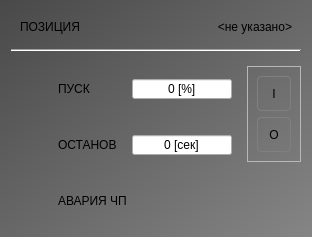
<?xml version="1.0" encoding="UTF-8"?>
<ui version="4.0">
 <class>SIEVER</class>
 <widget class="QDialog" name="SIEVER">
  <property name="geometry">
   <rect>
    <x>0</x>
    <y>0</y>
    <width>312</width>
    <height>236</height>
   </rect>
  </property>
  <property name="windowTitle">
   <string>ВИБРО-СИТО</string>
  </property>
  <property name="styleSheet">
   <string notr="true">#centralwidget,#SIEVER
{
	background-color: qlineargradient(spread:pad, x1:0, y1:0, x2:1, y2:1, stop:0 rgba(73, 73, 73, 255), stop:1 rgba(133, 133, 133, 255));
}
QAbstractButton:flat
{
	border: 1px solid gray;
	border-radius: 4px;
}
QAbstractButton:flat:pressed
{
	background-color: green;
}
QAbstractButton:flat[style=&quot;open&quot;]
{
	image: url(:/concrete/stop.png);
}
QAbstractButton:flat:pressed[style=&quot;open&quot;]
{
	image: url(:/concrete/down.png);
}
QAbstractButton:flat:checked[style=&quot;open&quot;]
{
	image: url(:/concrete/down.png);
}
QLabel[style=&quot;huge&quot;]
{
	font-size: 20pt;
	font-weight: bold;
	color: white;
}
QLabel[style=&quot;gigantic&quot;]
{
	font-size: 32pt;
	font-weight: bold;
	color: white;
}

QLabel[style=&quot;badge&quot;]
{
	border: 1px solid red;
	background-color: rgba(0,0,0,100);
	color: white;
	border-radius: 4px;
}
QLabel[style=&quot;vodoley-status&quot;]
{
	border: none;
	background-color: rgb(98, 160, 234);
	color: white;
	border-radius: 4px;
	font-weight: bold;
	font-size: 9pt;
	padding: 8px;
}
QLabel[style='hint']
{
	color: lightGray;
	font-weight: bold;
	font-size: 10pt;
}
QLabel[style='tips']
{
	color: lightGray;
	font-size: 7pt;
}
QLabel[style='sys']
{
	color: yellow;
	font-size: 7pt;
}
QGroupBox[style=&quot;vodoley&quot;]
{
	background-color: rgb(94, 92, 100);
	border: 1px solid gray;
}
QAbstractButton:flat[style=&quot;danger&quot;]
{
	background-color: rgba(224, 27, 36,80);
	color: lightGray;
}
QAbstractButton:flat::checked[style=&quot;danger&quot;]
{
	background-color: rgba(224, 27, 36,255);
	color: white;
}
QAbstractButton:flat[style=&quot;warning&quot;]
{
	background-color: rgba(46, 194, 126,80);
	color: lightGray;
}
QAbstractButton:flat::checked[style=&quot;warning&quot;]
{
	background-color: rgb(46, 194, 126);
	color: white;
}
</string>
  </property>
  <property name="prefix" stdset="0">
   <string>SIEVER</string>
  </property>
  <layout class="QGridLayout" name="gridLayout">
   <item row="1" column="0" colspan="2">
    <widget class="Line" name="line">
     <property name="orientation">
      <enum>Qt::Horizontal</enum>
     </property>
    </widget>
   </item>
   <item row="2" column="1" rowspan="3" alignment="Qt::AlignVCenter">
    <widget class="QFrame" name="console">
     <property name="minimumSize">
      <size>
       <width>54</width>
       <height>96</height>
      </size>
     </property>
     <property name="frameShape">
      <enum>QFrame::StyledPanel</enum>
     </property>
     <layout class="QVBoxLayout" name="verticalLayout_15">
      <item>
       <widget class="QPushButton" name="on">
        <property name="sizePolicy">
         <sizepolicy hsizetype="Minimum" vsizetype="Preferred">
          <horstretch>0</horstretch>
          <verstretch>0</verstretch>
         </sizepolicy>
        </property>
        <property name="cursor">
         <cursorShape>PointingHandCursor</cursorShape>
        </property>
        <property name="text">
         <string>I</string>
        </property>
        <property name="flat">
         <bool>true</bool>
        </property>
        <property name="style" stdset="0">
         <string>warning</string>
        </property>
       </widget>
      </item>
      <item>
       <widget class="QPushButton" name="off">
        <property name="sizePolicy">
         <sizepolicy hsizetype="Minimum" vsizetype="Preferred">
          <horstretch>0</horstretch>
          <verstretch>0</verstretch>
         </sizepolicy>
        </property>
        <property name="cursor">
         <cursorShape>PointingHandCursor</cursorShape>
        </property>
        <property name="text">
         <string>O</string>
        </property>
        <property name="flat">
         <bool>true</bool>
        </property>
        <property name="style" stdset="0">
         <string>danger</string>
        </property>
       </widget>
      </item>
     </layout>
    </widget>
   </item>
   <item row="3" column="0">
    <widget class="QStackedWidget" name="stackedWidget">
     <property name="currentIndex">
      <number>0</number>
     </property>
     <widget class="QWidget" name="stack_1">
      <layout class="QVBoxLayout" name="verticalLayout_2">
       <item>
        <widget class="QWidget" name="row_5" native="true">
         <layout class="QHBoxLayout" name="horizontalLayout_5">
          <property name="leftMargin">
           <number>0</number>
          </property>
          <property name="topMargin">
           <number>0</number>
          </property>
          <property name="rightMargin">
           <number>0</number>
          </property>
          <property name="bottomMargin">
           <number>0</number>
          </property>
          <item>
           <widget class="QLabel" name="icon_sp">
            <property name="minimumSize">
             <size>
              <width>32</width>
              <height>32</height>
             </size>
            </property>
            <property name="maximumSize">
             <size>
              <width>32</width>
              <height>32</height>
             </size>
            </property>
            <property name="text">
             <string/>
            </property>
            <property name="pixmap">
             <pixmap resource="../resources.qrc">:/speed.png</pixmap>
            </property>
            <property name="scaledContents">
             <bool>true</bool>
            </property>
           </widget>
          </item>
          <item>
           <widget class="QLabel" name="hint_sp">
            <property name="text">
             <string>ПУСК</string>
            </property>
            <property name="style" stdset="0">
             <string>hint</string>
            </property>
           </widget>
          </item>
          <item>
           <widget class="QSpinBox" name="sp">
            <property name="minimumSize">
             <size>
              <width>100</width>
              <height>0</height>
             </size>
            </property>
            <property name="maximumSize">
             <size>
              <width>100</width>
              <height>16777215</height>
             </size>
            </property>
            <property name="alignment">
             <set>Qt::AlignCenter</set>
            </property>
            <property name="buttonSymbols">
             <enum>QAbstractSpinBox::NoButtons</enum>
            </property>
            <property name="suffix">
             <string> [%]</string>
            </property>
            <property name="maximum">
             <number>100</number>
            </property>
           </widget>
          </item>
         </layout>
        </widget>
       </item>
      </layout>
     </widget>
     <widget class="QWidget" name="stack_2">
      <layout class="QVBoxLayout" name="verticalLayout">
       <item>
        <widget class="QWidget" name="row_2" native="true">
         <layout class="QHBoxLayout" name="horizontalLayout_2">
          <property name="leftMargin">
           <number>0</number>
          </property>
          <property name="topMargin">
           <number>0</number>
          </property>
          <property name="rightMargin">
           <number>0</number>
          </property>
          <property name="bottomMargin">
           <number>0</number>
          </property>
          <item>
           <widget class="QLabel" name="icon_sp_2">
            <property name="minimumSize">
             <size>
              <width>32</width>
              <height>32</height>
             </size>
            </property>
            <property name="maximumSize">
             <size>
              <width>32</width>
              <height>32</height>
             </size>
            </property>
            <property name="text">
             <string/>
            </property>
            <property name="pixmap">
             <pixmap resource="../resources.qrc">:/strength.png</pixmap>
            </property>
            <property name="scaledContents">
             <bool>true</bool>
            </property>
           </widget>
          </item>
          <item>
           <widget class="QLabel" name="hint_fq">
            <property name="text">
             <string>ВИБРАЦИЯ</string>
            </property>
            <property name="style" stdset="0">
             <string>hint</string>
            </property>
           </widget>
          </item>
          <item alignment="Qt::AlignRight">
           <widget class="QSpinBox" name="fq">
            <property name="minimumSize">
             <size>
              <width>100</width>
              <height>0</height>
             </size>
            </property>
            <property name="maximumSize">
             <size>
              <width>100</width>
              <height>16777215</height>
             </size>
            </property>
            <property name="alignment">
             <set>Qt::AlignCenter</set>
            </property>
            <property name="buttonSymbols">
             <enum>QAbstractSpinBox::NoButtons</enum>
            </property>
            <property name="suffix">
             <string> [%]</string>
            </property>
            <property name="maximum">
             <number>100</number>
            </property>
           </widget>
          </item>
         </layout>
        </widget>
       </item>
      </layout>
     </widget>
    </widget>
   </item>
   <item row="0" column="0" colspan="2">
    <widget class="QWidget" name="row_1" native="true">
     <layout class="QHBoxLayout" name="horizontalLayout">
      <item>
       <widget class="QLabel" name="hint_name">
        <property name="text">
         <string>ПОЗИЦИЯ</string>
        </property>
        <property name="style" stdset="0">
         <string>hint</string>
        </property>
       </widget>
      </item>
      <item>
       <widget class="QLabel" name="name">
        <property name="minimumSize">
         <size>
          <width>100</width>
          <height>0</height>
         </size>
        </property>
        <property name="text">
         <string>&lt;не указано&gt;</string>
        </property>
        <property name="alignment">
         <set>Qt::AlignRight|Qt::AlignTrailing|Qt::AlignVCenter</set>
        </property>
        <property name="style" stdset="0">
         <string>hint</string>
        </property>
       </widget>
      </item>
     </layout>
    </widget>
   </item>
   <item row="5" column="0" colspan="2">
    <widget class="QWidget" name="row_6" native="true">
     <layout class="QHBoxLayout" name="horizontalLayout_4">
      <item>
       <widget class="QLabel" name="fault_fq">
        <property name="minimumSize">
         <size>
          <width>32</width>
          <height>32</height>
         </size>
        </property>
        <property name="maximumSize">
         <size>
          <width>32</width>
          <height>32</height>
         </size>
        </property>
        <property name="text">
         <string/>
        </property>
        <property name="pixmap">
         <pixmap resource="../resources.qrc">:/attention.png</pixmap>
        </property>
        <property name="scaledContents">
         <bool>true</bool>
        </property>
       </widget>
      </item>
      <item>
       <widget class="QLabel" name="hint_fault_fq">
        <property name="text">
         <string>АВАРИЯ ЧП</string>
        </property>
        <property name="style" stdset="0">
         <string>hint</string>
        </property>
       </widget>
      </item>
     </layout>
    </widget>
   </item>
   <item row="4" column="0">
    <widget class="QWidget" name="row_3" native="true">
     <layout class="QHBoxLayout" name="horizontalLayout_3">
      <item>
       <widget class="QLabel" name="icon_sp_3">
        <property name="minimumSize">
         <size>
          <width>32</width>
          <height>32</height>
         </size>
        </property>
        <property name="maximumSize">
         <size>
          <width>32</width>
          <height>32</height>
         </size>
        </property>
        <property name="text">
         <string/>
        </property>
        <property name="pixmap">
         <pixmap resource="../resources.qrc">:/timer.png</pixmap>
        </property>
        <property name="scaledContents">
         <bool>true</bool>
        </property>
       </widget>
      </item>
      <item>
       <widget class="QLabel" name="hint_fq_2">
        <property name="text">
         <string>ОСТАНОВ</string>
        </property>
        <property name="style" stdset="0">
         <string>hint</string>
        </property>
       </widget>
      </item>
      <item alignment="Qt::AlignRight">
       <widget class="QSpinBox" name="startup_t">
        <property name="minimumSize">
         <size>
          <width>100</width>
          <height>0</height>
         </size>
        </property>
        <property name="maximumSize">
         <size>
          <width>100</width>
          <height>16777215</height>
         </size>
        </property>
        <property name="alignment">
         <set>Qt::AlignCenter</set>
        </property>
        <property name="buttonSymbols">
         <enum>QAbstractSpinBox::NoButtons</enum>
        </property>
        <property name="suffix">
         <string> [сек]</string>
        </property>
        <property name="maximum">
         <number>100</number>
        </property>
       </widget>
      </item>
     </layout>
    </widget>
   </item>
  </layout>
 </widget>
 <resources>
  <include location="../resources.qrc"/>
 </resources>
 <connections/>
</ui>
